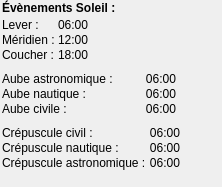
   <widget class="QWidget" name="evenementsSoleil">
    <widget class="QWidget" name="formLayoutWidget_12">
     <property name="geometry">
      <rect>
       <x>2</x>
       <y>72</y>
       <width>174</width>
       <height>52</height>
      </rect>
     </property>
     <layout class="QFormLayout" name="formLayout_aubes">
      <property name="sizeConstraint">
       <enum>QLayout::SetDefaultConstraint</enum>
      </property>
      <property name="labelAlignment">
       <set>Qt::AlignLeading|Qt::AlignLeft|Qt::AlignVCenter</set>
      </property>
      <property name="horizontalSpacing">
       <number>3</number>
      </property>
      <property name="verticalSpacing">
       <number>1</number>
      </property>
      <item row="0" column="0">
       <widget class="QLabel" name="lbl_aubeAstro">
        <property name="font">
         <font/>
        </property>
        <property name="mouseTracking">
         <bool>true</bool>
        </property>
        <property name="text">
         <string>Aube astronomique :</string>
        </property>
       </widget>
      </item>
      <item row="1" column="0">
       <widget class="QLabel" name="lbl_aubeNautique">
        <property name="font">
         <font/>
        </property>
        <property name="mouseTracking">
         <bool>true</bool>
        </property>
        <property name="text">
         <string>Aube nautique :</string>
        </property>
       </widget>
      </item>
      <item row="2" column="0">
       <widget class="QLabel" name="lbl_aubeCivile">
        <property name="font">
         <font/>
        </property>
        <property name="mouseTracking">
         <bool>true</bool>
        </property>
        <property name="text">
         <string>Aube civile :</string>
        </property>
       </widget>
      </item>
      <item row="0" column="1">
       <widget class="QLabel" name="aubeAstro">
        <property name="minimumSize">
         <size>
          <width>0</width>
          <height>0</height>
         </size>
        </property>
        <property name="font">
         <font/>
        </property>
        <property name="mouseTracking">
         <bool>true</bool>
        </property>
        <property name="text">
         <string notr="true">06:00</string>
        </property>
        <property name="alignment">
         <set>Qt::AlignRight|Qt::AlignTrailing|Qt::AlignVCenter</set>
        </property>
       </widget>
      </item>
      <item row="1" column="1">
       <widget class="QLabel" name="aubeNautique">
        <property name="minimumSize">
         <size>
          <width>0</width>
          <height>0</height>
         </size>
        </property>
        <property name="font">
         <font/>
        </property>
        <property name="mouseTracking">
         <bool>true</bool>
        </property>
        <property name="text">
         <string notr="true">06:00</string>
        </property>
        <property name="alignment">
         <set>Qt::AlignRight|Qt::AlignTrailing|Qt::AlignVCenter</set>
        </property>
       </widget>
      </item>
      <item row="2" column="1">
       <widget class="QLabel" name="aubeCivile">
        <property name="font">
         <font/>
        </property>
        <property name="mouseTracking">
         <bool>true</bool>
        </property>
        <property name="text">
         <string notr="true">06:00</string>
        </property>
        <property name="alignment">
         <set>Qt::AlignRight|Qt::AlignTrailing|Qt::AlignVCenter</set>
        </property>
       </widget>
      </item>
     </layout>
    </widget>
    <widget class="QLabel" name="lbl_evenementsSoleil">
     <property name="geometry">
      <rect>
       <x>2</x>
       <y>0</y>
       <width>211</width>
       <height>16</height>
      </rect>
     </property>
     <property name="font">
      <font>
       <bold>true</bold>
      </font>
     </property>
     <property name="mouseTracking">
      <bool>true</bool>
     </property>
     <property name="autoFillBackground">
      <bool>true</bool>
     </property>
     <property name="text">
      <string>Évènements Soleil :</string>
     </property>
    </widget>
    <widget class="QWidget" name="formLayoutWidget_13">
     <property name="geometry">
      <rect>
       <x>2</x>
       <y>18</y>
       <width>121</width>
       <height>52</height>
      </rect>
     </property>
     <layout class="QFormLayout" name="formLayout_leverCoucherSoleil">
      <property name="sizeConstraint">
       <enum>QLayout::SetFixedSize</enum>
      </property>
      <property name="labelAlignment">
       <set>Qt::AlignLeading|Qt::AlignLeft|Qt::AlignVCenter</set>
      </property>
      <property name="horizontalSpacing">
       <number>3</number>
      </property>
      <property name="verticalSpacing">
       <number>1</number>
      </property>
      <item row="0" column="0">
       <widget class="QLabel" name="lbl_leverSoleil">
        <property name="font">
         <font/>
        </property>
        <property name="mouseTracking">
         <bool>true</bool>
        </property>
        <property name="text">
         <string comment="Sun">Lever :</string>
        </property>
       </widget>
      </item>
      <item row="1" column="0">
       <widget class="QLabel" name="lbl_meridienSoleil">
        <property name="font">
         <font/>
        </property>
        <property name="mouseTracking">
         <bool>true</bool>
        </property>
        <property name="text">
         <string comment="Sun">Méridien :</string>
        </property>
       </widget>
      </item>
      <item row="2" column="0">
       <widget class="QLabel" name="lbl_coucherSoleil">
        <property name="font">
         <font/>
        </property>
        <property name="mouseTracking">
         <bool>true</bool>
        </property>
        <property name="text">
         <string comment="Sun">Coucher :</string>
        </property>
       </widget>
      </item>
      <item row="0" column="1">
       <widget class="QLabel" name="leverSoleil">
        <property name="font">
         <font/>
        </property>
        <property name="mouseTracking">
         <bool>true</bool>
        </property>
        <property name="text">
         <string notr="true">06:00</string>
        </property>
        <property name="alignment">
         <set>Qt::AlignLeading|Qt::AlignLeft|Qt::AlignVCenter</set>
        </property>
       </widget>
      </item>
      <item row="1" column="1">
       <widget class="QLabel" name="meridienSoleil">
        <property name="font">
         <font/>
        </property>
        <property name="mouseTracking">
         <bool>true</bool>
        </property>
        <property name="text">
         <string notr="true">12:00</string>
        </property>
        <property name="alignment">
         <set>Qt::AlignLeading|Qt::AlignLeft|Qt::AlignVCenter</set>
        </property>
       </widget>
      </item>
      <item row="2" column="1">
       <widget class="QLabel" name="coucherSoleil">
        <property name="font">
         <font/>
        </property>
        <property name="mouseTracking">
         <bool>true</bool>
        </property>
        <property name="text">
         <string notr="true">18:00</string>
        </property>
       </widget>
      </item>
     </layout>
    </widget>
    <widget class="QWidget" name="formLayoutWidget_14">
     <property name="geometry">
      <rect>
       <x>2</x>
       <y>126</y>
       <width>174</width>
       <height>52</height>
      </rect>
     </property>
     <layout class="QFormLayout" name="formLayout_crepuscules">
      <property name="sizeConstraint">
       <enum>QLayout::SetFixedSize</enum>
      </property>
      <property name="labelAlignment">
       <set>Qt::AlignLeading|Qt::AlignLeft|Qt::AlignVCenter</set>
      </property>
      <property name="horizontalSpacing">
       <number>3</number>
      </property>
      <property name="verticalSpacing">
       <number>1</number>
      </property>
      <item row="0" column="0">
       <widget class="QLabel" name="lbl_crepusculeCivil">
        <property name="font">
         <font/>
        </property>
        <property name="mouseTracking">
         <bool>true</bool>
        </property>
        <property name="text">
         <string>Crépuscule civil :</string>
        </property>
       </widget>
      </item>
      <item row="1" column="0">
       <widget class="QLabel" name="lbl_crepusculeNautique">
        <property name="font">
         <font/>
        </property>
        <property name="mouseTracking">
         <bool>true</bool>
        </property>
        <property name="text">
         <string>Crépuscule nautique :</string>
        </property>
       </widget>
      </item>
      <item row="2" column="0">
       <widget class="QLabel" name="lbl_crepusculeAstro">
        <property name="font">
         <font/>
        </property>
        <property name="mouseTracking">
         <bool>true</bool>
        </property>
        <property name="text">
         <string>Crépuscule astronomique :</string>
        </property>
       </widget>
      </item>
      <item row="0" column="1">
       <widget class="QLabel" name="crepusculeCivil">
        <property name="font">
         <font/>
        </property>
        <property name="mouseTracking">
         <bool>true</bool>
        </property>
        <property name="text">
         <string notr="true">06:00</string>
        </property>
        <property name="alignment">
         <set>Qt::AlignRight|Qt::AlignTrailing|Qt::AlignVCenter</set>
        </property>
       </widget>
      </item>
      <item row="1" column="1">
       <widget class="QLabel" name="crepusculeNautique">
        <property name="font">
         <font/>
        </property>
        <property name="mouseTracking">
         <bool>true</bool>
        </property>
        <property name="text">
         <string notr="true">06:00</string>
        </property>
        <property name="alignment">
         <set>Qt::AlignRight|Qt::AlignTrailing|Qt::AlignVCenter</set>
        </property>
       </widget>
      </item>
      <item row="2" column="1">
       <widget class="QLabel" name="crepusculeAstro">
        <property name="font">
         <font/>
        </property>
        <property name="mouseTracking">
         <bool>true</bool>
        </property>
        <property name="text">
         <string notr="true">06:00</string>
        </property>
        <property name="alignment">
         <set>Qt::AlignRight|Qt::AlignTrailing|Qt::AlignVCenter</set>
        </property>
       </widget>
      </item>
     </layout>
    </widget>
   </widget>
